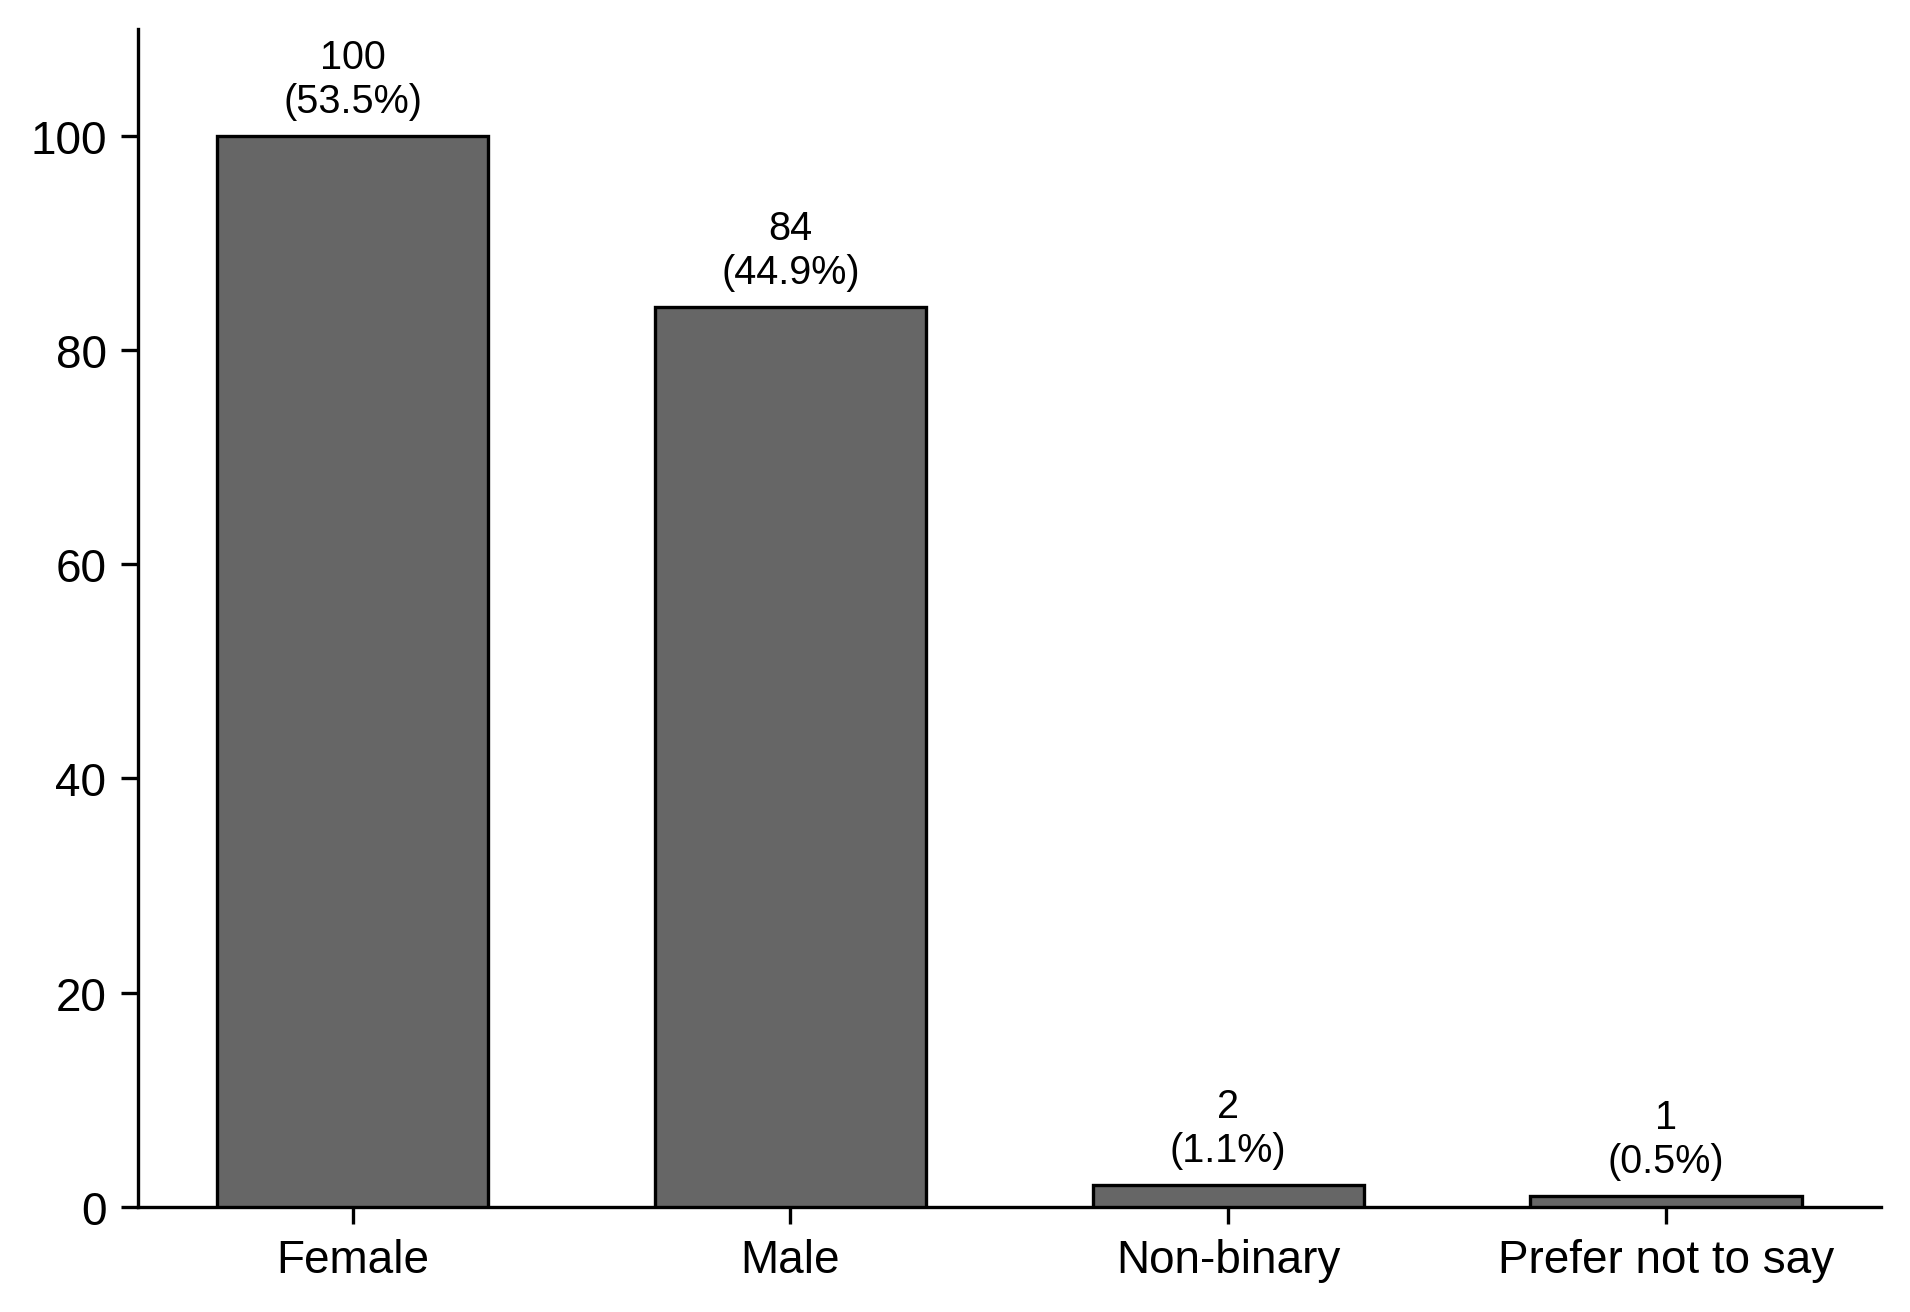

Source code (Python):
#!/usr/bin/env python3
"""Figure: Gender distribution (Q16), APA style, English labels.

Minimal version per request: no axis titles, no note, no figure label.
Keeps category tick labels, y-axis scale, and n + % data labels on bars.
"""
import csv, sys, os
from collections import Counter
import matplotlib as mpl
import matplotlib.pyplot as plt
sys.path.insert(0, os.path.dirname(os.path.dirname(os.path.abspath(__file__))))
import labels as L

# ---- data ----
SRC = '/home/user/Julia/MasterThesis_cleaned.csv'
with open(SRC, newline='') as f:
    rows = list(csv.reader(f))
names, data = rows[0], rows[3:]
N = len(data)
i_g = names.index('Q16')
c = Counter(r[i_g].strip() for r in data)
cats = [L.GENDER[k] for k in L.GENDER_ORDER]
counts = [c.get(k, 0) for k in L.GENDER_ORDER]
pct = [v / N * 100 for v in counts]

# ---- APA style ----
mpl.rcParams.update({
    'font.family': 'sans-serif',
    'font.sans-serif': ['Liberation Sans', 'Arial', 'DejaVu Sans'],
    'font.size': 11,
    'axes.edgecolor': 'black',
    'axes.linewidth': 0.8,
    'axes.spines.top': False,
    'axes.spines.right': False,
    'xtick.direction': 'out',
    'ytick.direction': 'out',
})

fig, ax = plt.subplots(figsize=(6.5, 4.5))
x = range(len(cats))
bars = ax.bar(x, counts, width=0.62, color='#666666',
              edgecolor='black', linewidth=0.8, zorder=3)

# axes: tick labels + scale only, NO axis titles
ax.set_xticks(list(x))
ax.set_xticklabels(cats)
ax.set_ylim(0, 110)
ax.set_yticks(range(0, 111, 20))
ax.tick_params(axis='both', length=4)

# data labels: n and %
for rect, n_, p_ in zip(bars, counts, pct):
    ax.text(rect.get_x() + rect.get_width() / 2, rect.get_height() + 1.5,
            f'{n_}\n({p_:.1f}%)', ha='center', va='bottom', fontsize=9.5)

plt.tight_layout()
for ext in ('png', 'pdf', 'svg'):
    fig.savefig(os.path.join(os.path.dirname(os.path.abspath(__file__)),
                             f'fig01_gender.{ext}'), dpi=300, bbox_inches='tight')
print('Saved fig01_gender.{png,pdf,svg} | counts:', dict(zip(cats, counts)))
